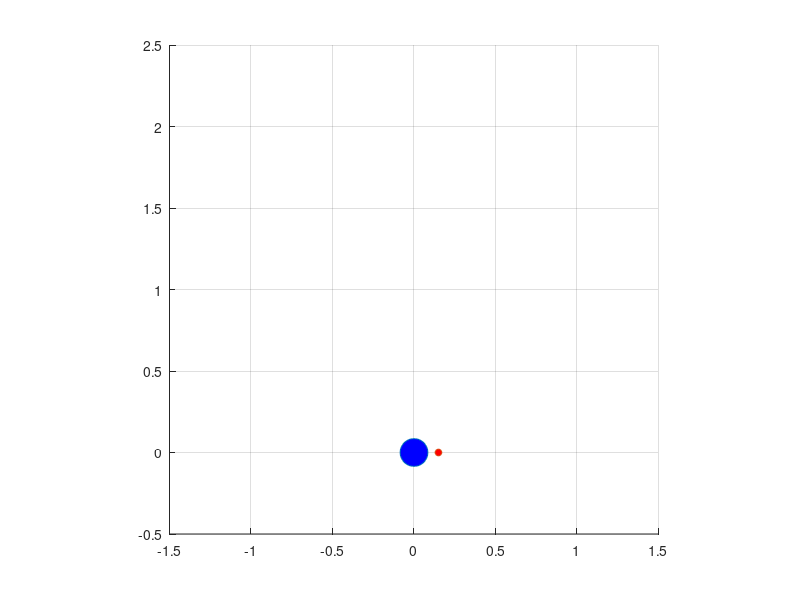

MATLAB code for this plot: (Note: this script raises an error after producing the figure.)
clear;
close all;

dt = 0.03;%%時間刻み=離散時間Tsとして使用
Tfin = 3;%シミュレーション終了時間
t1 = [0:dt:Tfin];

u1 = ones(1,length(t1)) * 5;
u2 = ones(1,length(t1)) * 5;

xi_z = zeros(length(t1),3);
xi_z(1,:) = [0 0 0];%状態ξの初期値を設定

x = xi_z(1,1) + 0.15 * cos(xi_z(1,3));
y = xi_z(1,2) + 0.15 * sin(xi_z(1,3));

hold on;
axis equal;
grid on;

axis([-1.5 1.5 -0.5 2.5])

h = plot(xi_z(1,1),xi_z(1,2), 'o', 'MarkerSize' ,20, 'MarkerFaceColor', 'b');
h2 = plot(x,y,'o', 'MarkerSize' ,5, 'MarkerFaceColor', 'r');

for i = 1:length(t1)-1

    %θ(n),すなわち xi_z(i+1,3) をx(n),y(n)の計算に使う
    xi_z(i+1,3) = xi_z(i,3) + u2(i) * dt;
    xi_z(i+1,1) = xi_z(i,1) + u1(i) * cos(xi_z(i+1,3)) * dt;
    xi_z(i+1,2) = xi_z(i,2) + u1(i) * sin(xi_z(i+1,3)) * dt;

    set(h, 'XData', xi_z(i,1),'YData', xi_z(i,2));
    set(h2, 'XData', xi_z(i,1) + 0.15 * cos(xi_z(i,3)),'YData', xi_z(i,2) + 0.15 * sin(xi_z(i,3)));

    drawnow;

    F = getframe(gcf);
    % RGBデータをインデックス付きデータに変更
    [X,map] = rgb2ind(F.cdata,256);
    if i==1
        pause(2)
        % GIFファイルに書き出し
        imwrite(X,map,'twowheels.gif')
    else
        % 2回目以降は'append'でアニメーションを作成
        imwrite(X,map,'twowheels.gif','WriteMode','append')
    end

end
